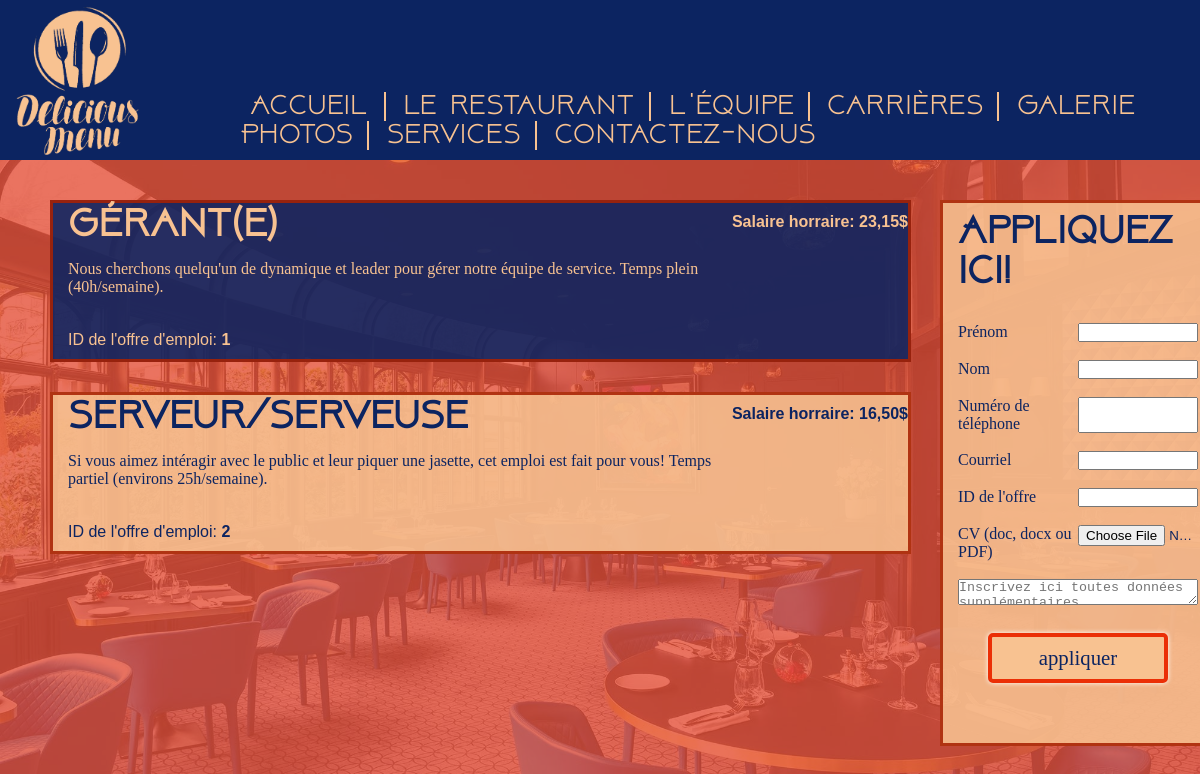
The page /carrieres.php on the database its author committed.
### tables this page shows
CREATE TABLE offers (
	id INT NOT NULL AUTO_INCREMENT,
	id_job INT NOT NULL,
	salary VARCHAR(16),
	job_desc TEXT,
	
	PRIMARY KEY pk_offers(id),
	FOREIGN KEY (id_job) REFERENCES jobs(id) ON DELETE RESTRICT

);

CREATE TABLE jobs(
	id INT NOT NULL AUTO_INCREMENT,
	title VARCHAR(16),
	
	PRIMARY KEY pk_jobs(id),
	CONSTRAINT uc_jobs_title UNIQUE (title)

);

### Web/action/CommonAction.php (called while the page is built, shortened)
<?php
	require_once("action/DAO/UserDAO.php");
	abstract class CommonAction {
		protected static $VISIBILITY_PUBLIC = 0;
		public function execute() {
			$this->executeAction();
		}
		public function isLoggedIn() {
			return $_SESSION["visibility"] > CommonAction::$VISIBILITY_PUBLIC;
		}
	}

### Web/action/CarrieresAction.php (called while the page is built, shortened)
<?php
	require_once("action/CommonAction.php");
	class CarrieresAction extends CommonAction {
		protected function executeAction() {
			$this->offers = UserDAO::getOffers();
		}
	}

### Web/action/DAO/UserDAO.php (called while the page is built, shortened)
<?php
	class UserDAO {
		public static function getOffers(){
			$connection = Connection::getConnection();
			$sql = "SELECT offers.id, jobs.title, offers.salary, offers.job_desc FROM offers JOIN jobs ON offers.id_job = jobs.id";
			$offers = [];
			foreach($connection->query($sql) as $row){
				$offers[$row["id"]] = [ $row["title"], $row["salary"], $row["job_desc"] ];
			}
			return $offers;
		}
	}

### Web/carrieres.php (the view)
<?php
	require_once("action/CarrieresAction.php");
	$action = new CarrieresAction();
	$action->execute();
	require_once("partial/header.php");
	if($action->isLoggedIn() && !$action->inPreview()){
	?>
		<script src="js/jobsEdit.js"></script>
		<div id="admin-jobs-container">
			<div id="add-job-title">
				<form action="carrieres.php" method="POST">
					<?php
						if($action->error == "ERROR_ADDING_JOB"){
							?>
								<h1 class="error">Erreur lors de l'ajout de l'emploi</h1>
							<?php
						}
						else{
							?>
								<h1>Ajoutez un emploi</h1>
							<?php
						}
					?>
					<label>Titre de l'emploi</label>
					<input type="text" name="newjob">
					<button class="button">confirmer</button>
				</form>
			</div>
			<div id="delete-job-title">
				<form action="carrieres.php" method="POST">
					<?php
						if($action->error == "ERROR_DELETING_JOB"){
							?>
								<h1 class="error">Erreur (l'emploi est probablement associé à une offre/membre de l'équipe)</h1>
							<?php
						}
						else{
							?>
								<h1>Supprimer un emploi</h1>
							<?php
						}
					?>
					<select name="delete-job">
						<option value="none" selected>Sélectionnez un titre...</option>
						<?php
							foreach($action->jobs as $j){
								?>
									<option value="<?= $j ?>"><?= $j ?></option>
								<?php
							}
						?>
					</select>
					<button class="button">confirmer</button>
				</form>
			</div>
			<div id="add-job-offer">
				<form action="carrieres.php" method="POST">
				<?php
					if($action->error == "ERROR_ADDING_OFFER"){
						?>
							<h1 class="error">Erreur lors de l'ajout de l'offre</h1>
						<?php
					}
					else{
						?>
							<h1>Ajouter une offre d'emploi</h1>
						<?php
					}
				?>
				<label>Titre de l'emploi</label>
				<select name="new-offer-title">
					<option value="none" selected>Selectionnez un titre...</option>
					<?php
						foreach($action->jobs as $j){
							?>
								<option value="<?= $j ?>"><?= $j ?></option>
							<?php
						}
					?>
				</select>
				<label>Salaire horraire offert</label>
				<input type="text" name="new-offer-salary">
				<textarea name="new-offer-desc" id="" cols="30" rows="10" placeholder="Décrivez brièvements les responsabilités/taches du poste..."></textarea>
				<button class="button">confirmer</button>
			</form>
			</div>
			<div id="edit-job-offer">
				<form action="carrieres.php" method="POST">
				<?php
						if($action->error == "ERROR_EDIT_OFFER"){
							?>
								<h1 class="error">Erreur lors de la modification de l'offre</h1>
							<?php
						}
						else{
							?>
								<h1>Modifier une offre d'emploi</h1>
							<?php
						}
					?>
				<label>Offre à modifier</label>
				<select name="edit-offer-title" id="edit-offer-title">
					<option value="none" selected>Sélectionnez une offre...</option>
					<?php
						foreach($action->offers as $key => $offer){
							?>
								<option value="<?= $key ?>"><?= $key . " - " . $offer[0] ?></option>
							<?php
						}
					?>
				</select>
				<label>Salaire horraire offert</label>
				<input type="text" name="edit-offer-salary" id="edit-offer-salary">
				<textarea name="edit-offer-desc" id="edit-offer-desc" cols="30" rows="10" placeholder="Décrivez brièvements les responsabilités/taches du poste..."></textarea>
				<button class="button">confirmer</button>
				</form>
			</div>
			<div id="delete-job-offer">
				<form action="carrieres.php" method="POST">
				<?php
						if($action->error == "ERROR_DELETING_OFFER"){
							?>
								<h1 class="error">Erreur lors de la supression de l'offre</h1>
							<?php
						}
						else{
							?>
								<h1>Supprimer une offre d'emploi</h1>
							<?php
						}
					?>
				<select name="delete-offer-title">
					<option value="none" selected>Sélectionnez une offre...</option>
					<?php
						foreach($action->offers as $key => $offer){
							?>
								<option value="<?= $key ?>"><?= $key . " - " . $offer[0] ?></option>
							<?php
						}
					?>
				</select>
				<button class="button">confirmer</button>
				</form>
			</div>
		</div>
	<?php
	}
	else{
		?>
		<aside id="apply-job">
			<?php
			if($action->error == "MAIL_ERROR"){
				?>
				<h1 class="error">Erreur lors de l'application</h1>
				<?php
			}
			else if($action->error == "WRONG_FILE_TYPE"){
				?>
				<h1 class="error">Type de fichier invalide</h1>
				<?php
			}
			else{
				?>
				<h1>Appliquez ici!</h1>
				<?php
			}
			?>
			<form action="carrieres.php" method="post" enctype="multipart/form-data">
				<label>Prénom</label>
				<input type="text" name="apply-prenom">
				<label>Nom</label>
				<input type="text" name="apply-nom">
				<label>Numéro de téléphone</label>
				<input type="tel" name="apply-tel">
				<label>Courriel</label>
				<input type="email" name="apply-email">
				<label>ID de l'offre</label>
				<input type="text" name="apply-id">
				<label>CV (doc, docx ou PDF)</label>
				<input type="file" name="apply-cv">
				<textarea name="apply-supp" id="" cols="40" rows="10" placeholder="Inscrivez ici toutes données supplémentaires..."></textarea>
				<input type="submit" value="appliquer" name="apply" class="button" id="apply-button">
			</form>
		</aside>
		<div id="container-offers">
		<?php
		if(empty($action->offers)){
			?>
			<div id="offer">
				<h1 class="title-offer">Rien pour l'instant...</h1>
				<div class="salary-offer"></div>
				<div class="desc-offer">Il y a présentement aucun poste de disponible malheureusement. Revenez voir ultérieurement, il y a beaucoup de roulement dans le domaine de la restauration!</div>
				<div class="id-offer">-L'équipe DKoncept</div>
			</div>
			<?php
		}
		else{
			foreach($action->offers as $key => $offer){
				?>
					<div id="offer<?= $key ?>">
						<h1 class="title-offer"><?= $offer[0]; ?></h1>
						<h2 class="salary-offer">Salaire horraire: <?= $offer[1]; ?></h2>
						<div class="desc-offer"><?= $offer[2]; ?></div>
						<div class="id-offer">ID de l'offre d'emploi: <strong><?= $key ?></strong></div>
					</div>
				<?php
				}
			}
		?>
		</div>
	<?php
	}
	require_once("partial/footer.php");

### Web/css/global.css (style rules this page uses)
* { margin: 0; padding: 0; }
body { background-color: #e55039; }
h1, h2 { font-family: "above"; font-size: 1.6em; }
@media screen and (min-width:1200px) { h1 { font-size: 2.5em; } }
@media screen and (min-width:1200px) { .button { background-color: #f8c291; color: #0c2461; border: solid #eb2f06 4px; border-radius: 5px; font-family: "hasta"; font-size: 1.3em; margin-top: 10px; box-shadow: 0 0 5px white; width: 180px; height: 50px; } }

### Web/css/carrieres.css (style rules this page uses)
@media screen and (min-width:1200px) { #apply-job { position: fixed; left: 75%; background-color: #f8c291e0; width: 20%; height: 65vh; margin: 0 40px 0 40px; padding: 10px 15px 10px 15px; border: solid #a82103e0 3px; } }
@media screen and (min-width:1200px) { #apply-job h1 { margin-bottom: 30px; } }
@media screen and (min-width:1200px) { #apply-job form { display: grid; grid-template-columns: 50% 50%; row-gap: 5%; } }
@media screen and (min-width:1200px) { #apply-job textarea, #apply-button { grid-column: span 2; } }
@media screen and (min-width:1200px) { #apply-button { align-self: center; justify-self: center; } }
@media screen and (min-width:1200px) { [id^=offer] { margin-bottom: 30px; width: 75%; padding: 10px 15px 10px 15px; display: grid; grid-template-columns: 55vw 15vw; grid-template-rows: 5vh 10vh 2vh; } }
@media screen and (min-width:1200px) { [id^=offer]:nth-child(odd) { background-color: #0c2461e0; border:solid #a82103e0 3px; color: #f8c291; } }
@media screen and (min-width:1200px) { [id^=offer]:nth-child(even) { background-color: #f8c291e0; border: solid #a82103e0 3px; color: #0c2461; } }
@media screen and (min-width:1200px) { .title-offer { margin-bottom: 15px; justify-self: left; align-self: center; } }
@media screen and (min-width:1200px) { .salary-offer { font-family: 'Arial'; font-size: medium; justify-self: right; align-self: flex-start; grid-row: span 3; } }
@media screen and (min-width:1200px) { .desc-offer { justify-self: left; align-self: center; margin-bottom: 30px; } }
@media screen and (min-width:1200px) { .id-offer { font-family: 'Arial'; justify-self: flex-start; align-self: flex-end; } }

### rows shown on the page
offers: id_job.title "Gérant(e)", salary "23,15$", job_desc "Nous cherchons quelqu'un de dynamique et leader pour gérer notre équipe de service. Temps plein (40h/semaine).", key "1"
offers: id_job.title "Serveur/Serveuse", salary "16,50$", job_desc "Si vous aimez intéragir avec le public et leur piquer une jasette, cet emploi est fait pour vous! Temps partiel (environs 25h/semaine).", key "2"
